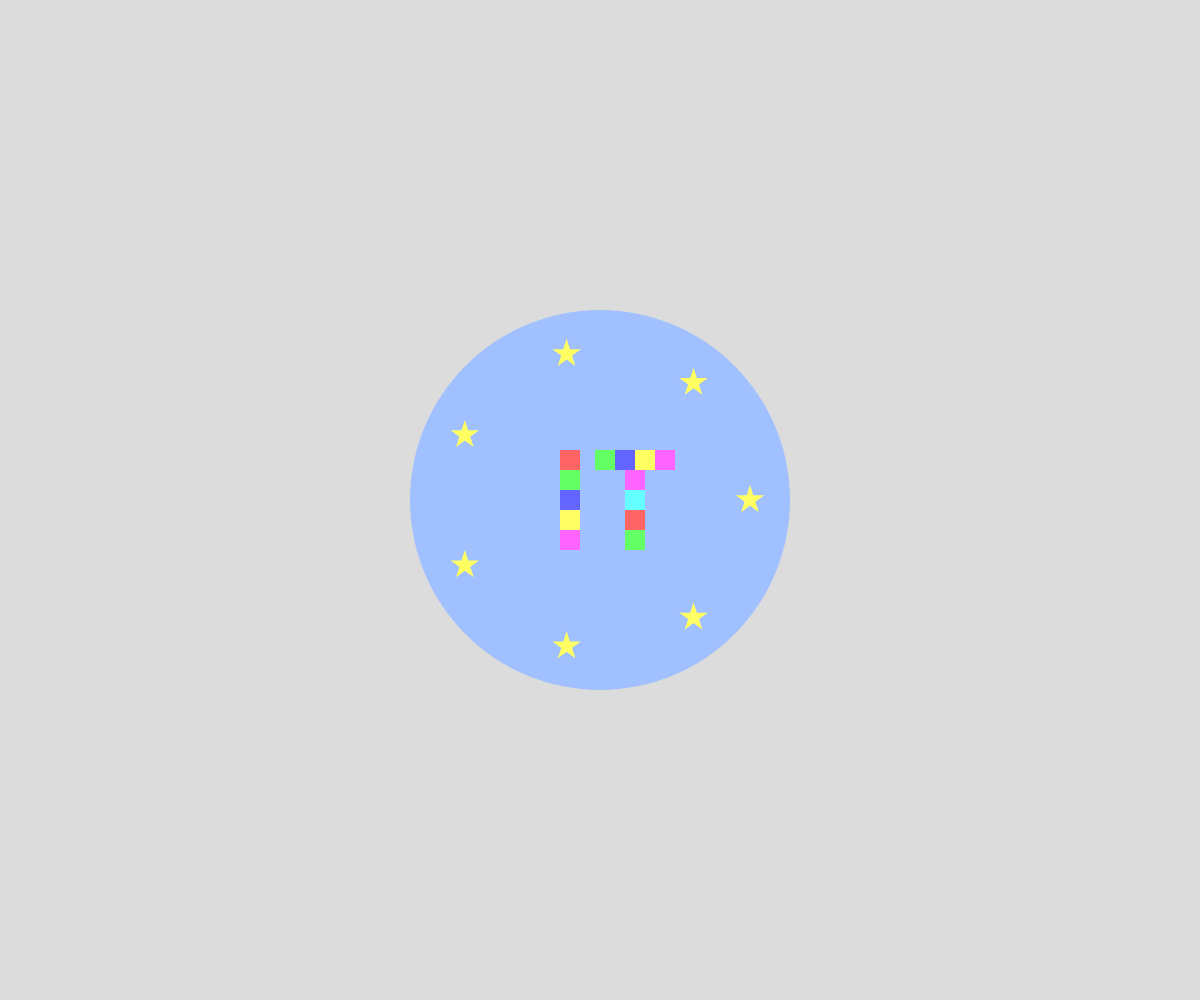
Frame 1 (no input)
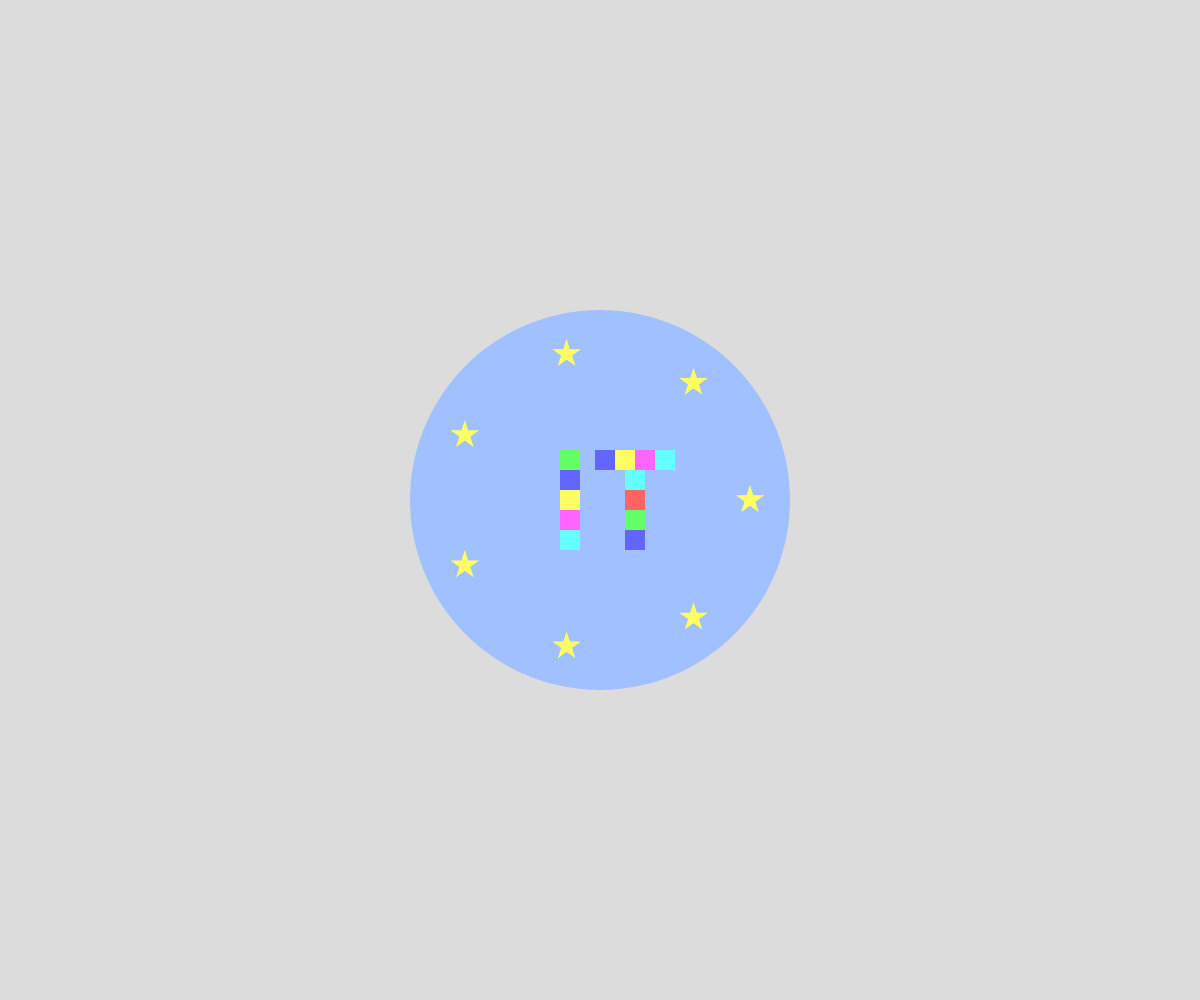
Frame 60 (no input)
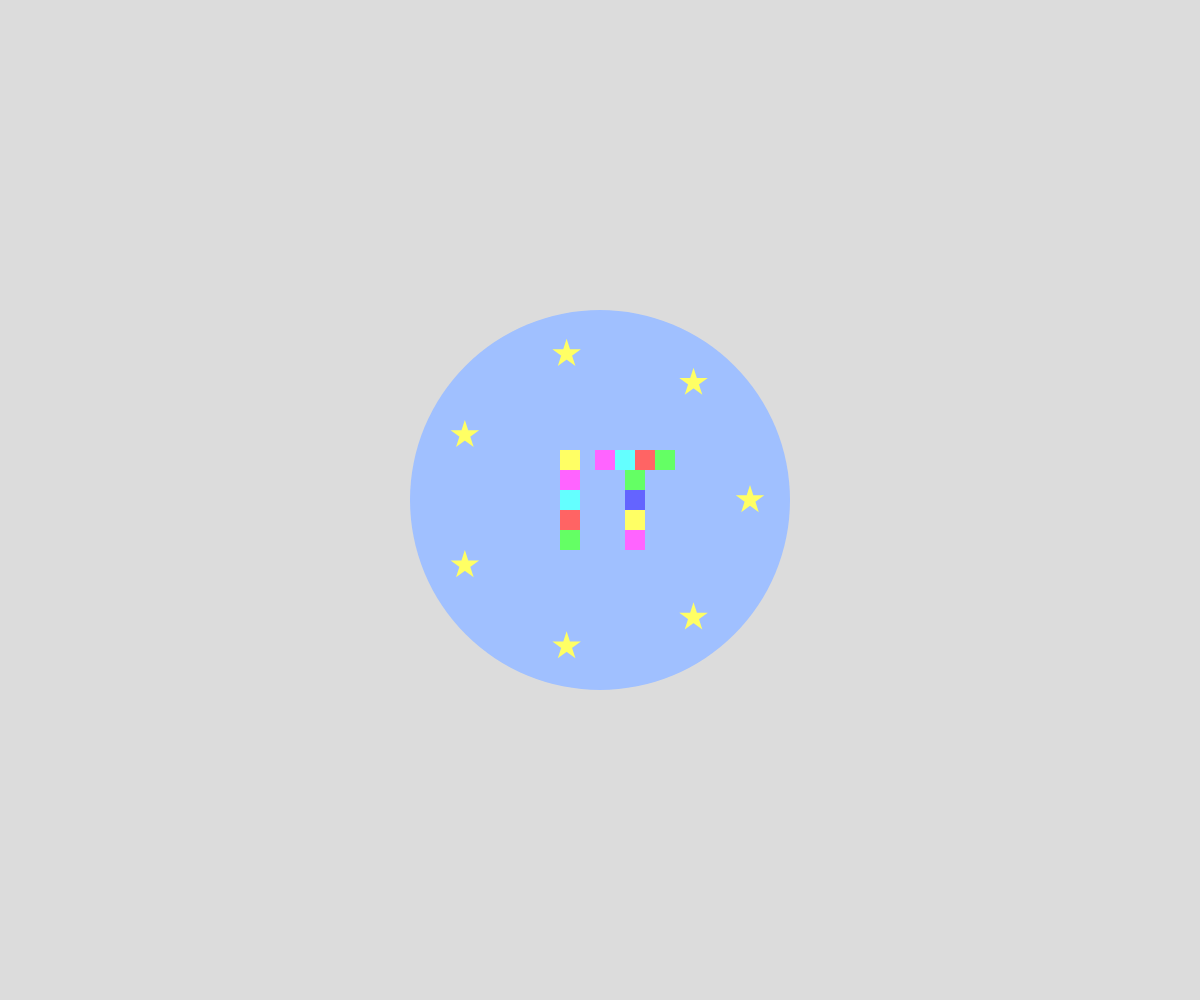
Frame 120 (the mouse pressed at the canvas centre since frame 60)

The p5.js sketch that drew these frames (run headless with seeded random() and noise() and a simulated clock; from frame 60 on, the mouse is pressed at the canvas centre):

// p5.js sketch
// ── sketch.js
// 最終課題を制作しよう

let colors = []; // 色データを配列で管理
let baseColorIndex = 0; // 現在の基準色インデックス

function setup() {
  createCanvas(windowWidth, windowHeight);
  noStroke();

  // 色の初期化（アニメーションで切り替え）
  colors = [
    color(255, 100, 100), // 赤系
    color(100, 255, 100), // 緑系
    color(100, 100, 255), // 青系
    color(255, 255, 100), // 黄色系
    color(255, 100, 255), // ピンク系
    color(100, 255, 255), // シアン系
  ];
}

function windowResized(){
  resizeCanvas(windowWidth, windowHeight);
}

function draw() {
  background(220); // 薄いグレーの背景（固定）

  // 丸い外枠
  drawCircularFrame();
  
  //　星の描画
  drawStars();

  // カラフルに分割された「IT」の描画
  drawConnectedIT();

  // 色アニメーションの更新
  updateBaseColor();
}

// 自作関数：外枠を描画
function drawCircularFrame() {
  fill(160, 192, 255);
  ellipse(width / 2, height / 2, 380); // キャンバスの中心に丸い円を描画
}

//自作関数：7つの星を描画
function drawStars() {
  push();
  translate(width / 2, height / 2); // 中央に座標を移動
  for (let i = 0; i < 7; i++) {
    let theta = TWO_PI * i / 7;
    let x = 150 * cos(theta); // 円周上のX座標
    let y = 150 * sin(theta); // 円周上のY座標
    fill(255, 255, 100);
    drawStar(x, y, 15);
  }
  pop();
}

// 星を描画する関数
function drawStar(cx, cy, r) {
  beginShape();
  for (let i = 0; i < 5; i++) {
    let theta = TWO_PI * i * 2 / 5 - HALF_PI;
    let x = cx + cos(theta) * r;
    let y = cy + sin(theta) * r;
    vertex(x, y);
  }
  endShape(CLOSE);
}

// 自作関数：カラフルな「IT」を描画
function drawConnectedIT() {
  push();
  translate(width / 2, height / 2); // 中央に座標を移動

  // I の部分
  for (let i = 0; i < 5; i++) {
    fill(colors[(baseColorIndex + i) % colors.length]);
    rect(-40, -50 + i * 20, 20, 20); // 4つの正方形で描写
  }

  // T の横棒部分
  for (let i = 0; i < 4; i++) {
    fill(colors[(baseColorIndex + i + 1) % colors.length]);
    rect(-5 + i * 20, -50, 20, 20); // 横棒を4つの正方形で描画
  }

  // T の縦棒部分
  for (let i = 0; i < 4; i++) {
    fill(colors[(baseColorIndex + i + 4) % colors.length]);
    rect(25, -30 + i * 20, 20, 20); // 縦棒を4つの正方形で描画
  }

  pop();
}

// 色アニメーションの更新
function updateBaseColor() {
  if (frameCount % 30 === 0) { // 0.5秒ごとに色を変更
    baseColorIndex = (baseColorIndex + 1) % colors.length; // 色を順番に切り替える
  }
}
